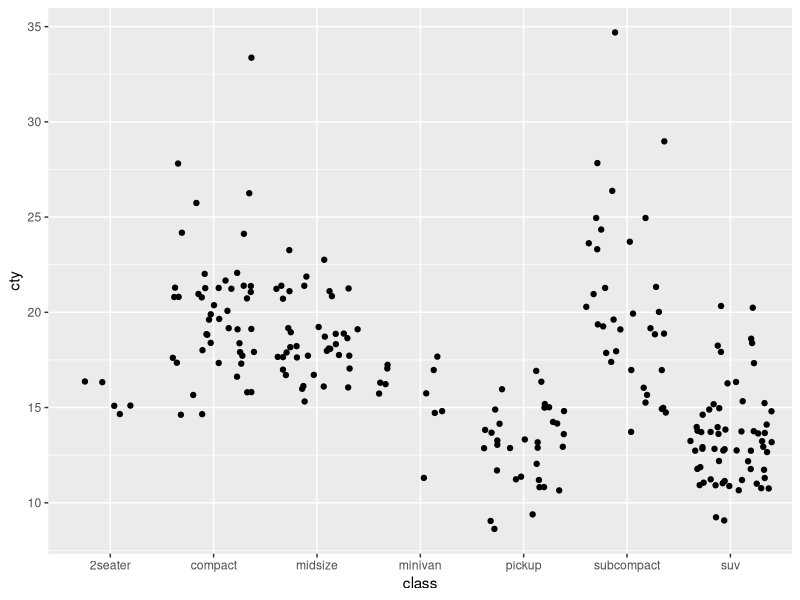

This figure's R source:
## ---- chunk 1
knitr::opts_chunk$set(echo = TRUE)
library(tidyverse)
## ---- chunk 2
ggplot(mpg, aes(class, cty)) +
  geom_jitter()
